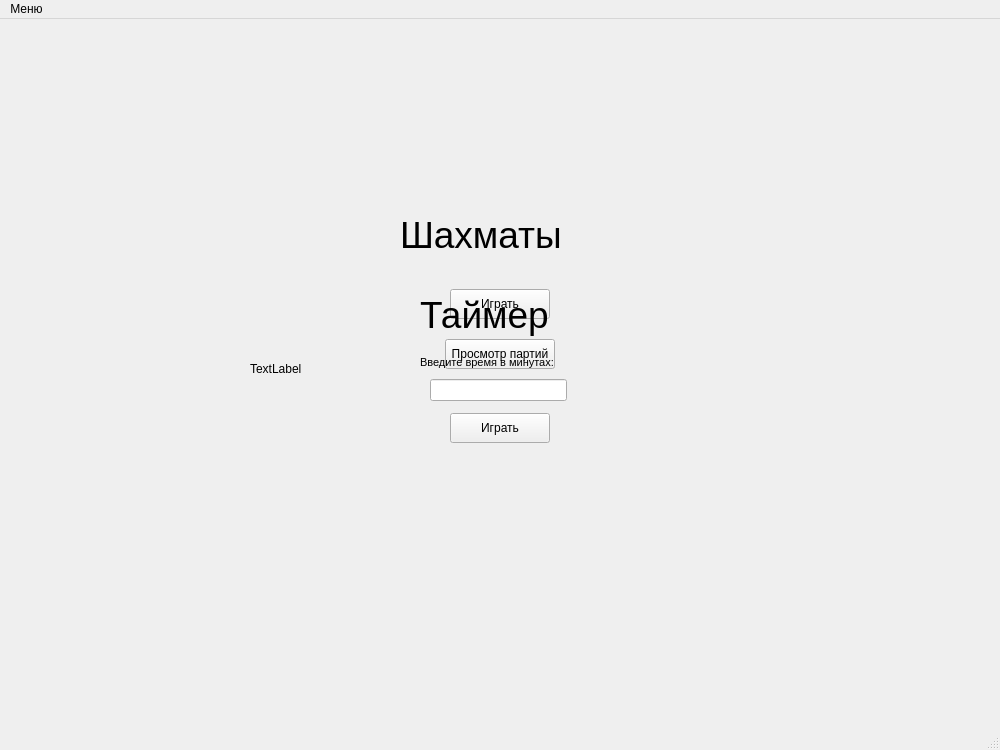
<?xml version="1.0" encoding="UTF-8"?>
<ui version="4.0">
 <class>MainWindow</class>
 <widget class="QMainWindow" name="MainWindow">
  <property name="geometry">
   <rect>
    <x>0</x>
    <y>0</y>
    <width>1000</width>
    <height>750</height>
   </rect>
  </property>
  <property name="windowTitle">
   <string>MainWindow</string>
  </property>
  <widget class="QWidget" name="centralwidget">
   <widget class="QWidget" name="main" native="true">
    <property name="geometry">
     <rect>
      <x>390</x>
      <y>180</y>
      <width>220</width>
      <height>280</height>
     </rect>
    </property>
    <widget class="QLabel" name="label">
     <property name="enabled">
      <bool>true</bool>
     </property>
     <property name="geometry">
      <rect>
       <x>10</x>
       <y>11</y>
       <width>200</width>
       <height>50</height>
      </rect>
     </property>
     <property name="sizePolicy">
      <sizepolicy hsizetype="Preferred" vsizetype="Preferred">
       <horstretch>0</horstretch>
       <verstretch>0</verstretch>
      </sizepolicy>
     </property>
     <property name="font">
      <font>
       <pointsize>28</pointsize>
      </font>
     </property>
     <property name="text">
      <string>Шахматы</string>
     </property>
    </widget>
    <widget class="QPushButton" name="pushButton">
     <property name="geometry">
      <rect>
       <x>60</x>
       <y>90</y>
       <width>100</width>
       <height>30</height>
      </rect>
     </property>
     <property name="text">
      <string>Играть</string>
     </property>
    </widget>
    <widget class="QPushButton" name="pushButton_2">
     <property name="geometry">
      <rect>
       <x>55</x>
       <y>140</y>
       <width>110</width>
       <height>30</height>
      </rect>
     </property>
     <property name="text">
      <string>Просмотр партий</string>
     </property>
    </widget>
   </widget>
   <widget class="QWidget" name="timer" native="true">
    <property name="geometry">
     <rect>
      <x>410</x>
      <y>260</y>
      <width>180</width>
      <height>190</height>
     </rect>
    </property>
    <widget class="QLabel" name="label_2">
     <property name="geometry">
      <rect>
       <x>10</x>
       <y>11</y>
       <width>160</width>
       <height>50</height>
      </rect>
     </property>
     <property name="font">
      <font>
       <pointsize>28</pointsize>
      </font>
     </property>
     <property name="text">
      <string>Таймер</string>
     </property>
    </widget>
    <widget class="QLabel" name="label_3">
     <property name="geometry">
      <rect>
       <x>10</x>
       <y>75</y>
       <width>160</width>
       <height>16</height>
      </rect>
     </property>
     <property name="font">
      <font>
       <pointsize>8</pointsize>
      </font>
     </property>
     <property name="text">
      <string>Введите время в минутах:</string>
     </property>
    </widget>
    <widget class="QLineEdit" name="lineEdit">
     <property name="geometry">
      <rect>
       <x>20</x>
       <y>100</y>
       <width>137</width>
       <height>22</height>
      </rect>
     </property>
    </widget>
    <widget class="QPushButton" name="pushButton_3">
     <property name="geometry">
      <rect>
       <x>40</x>
       <y>134</y>
       <width>100</width>
       <height>30</height>
      </rect>
     </property>
     <property name="text">
      <string>Играть</string>
     </property>
    </widget>
   </widget>
   <widget class="QLabel" name="label_4">
    <property name="enabled">
     <bool>true</bool>
    </property>
    <property name="geometry">
     <rect>
      <x>250</x>
      <y>100</y>
      <width>500</width>
      <height>500</height>
     </rect>
    </property>
    <property name="text">
     <string>TextLabel</string>
    </property>
   </widget>
  </widget>
  <widget class="QMenuBar" name="menubar">
   <property name="geometry">
    <rect>
     <x>0</x>
     <y>0</y>
     <width>1000</width>
     <height>26</height>
    </rect>
   </property>
   <widget class="QMenu" name="menu">
    <property name="title">
     <string>Меню</string>
    </property>
   </widget>
   <addaction name="menu"/>
  </widget>
  <widget class="QStatusBar" name="statusbar"/>
 </widget>
 <resources/>
 <connections/>
</ui>
